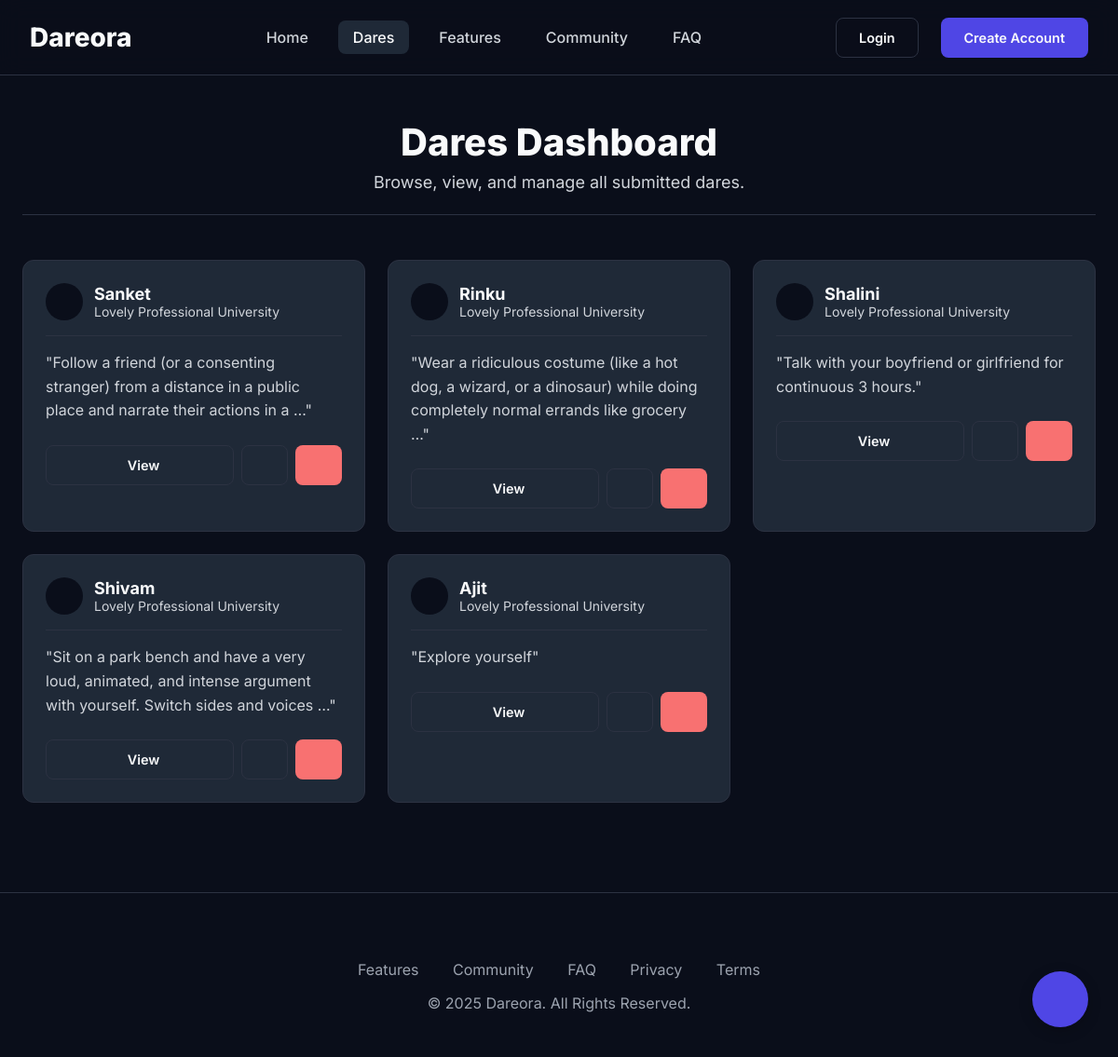
Before: /dares/ with the older database file.
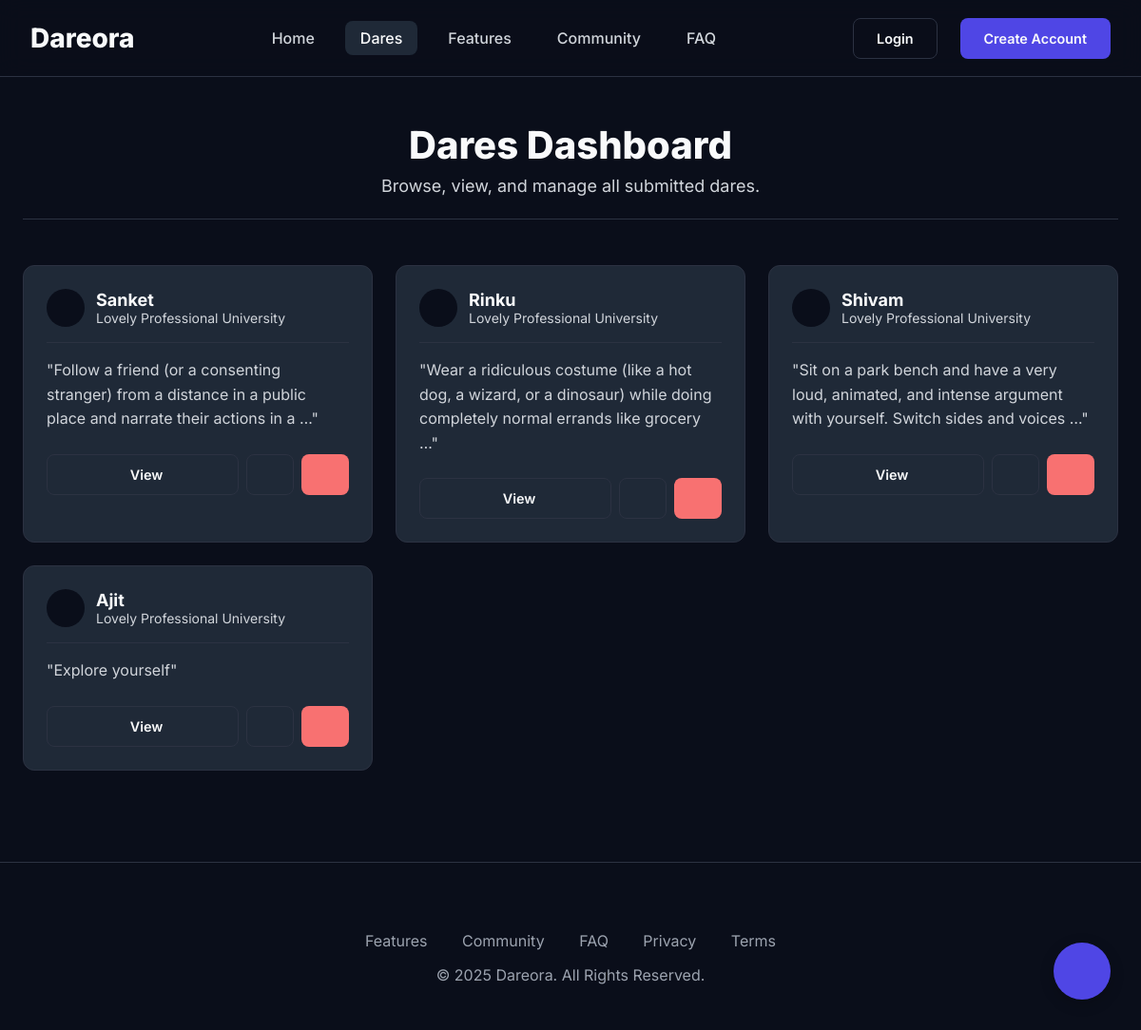
After: the same page with the newer database file.
### dares/models.py (models this page shows, shortened)
class Dare(models.Model):
    STATUS_CHOICES = [
        ('pending', 'Pending Review'),
        ('approved', 'Approved'),
        ('rejected', 'Rejected'),
        ('featured', 'Featured'),
    ]
    phone_regex = RegexValidator(
        regex=r'^\+?1?\d{9,15}$',
        message="Phone number must be entered in the format: '+999999999'. Up to 15 digits allowed."
    )
    id = models.UUIDField(primary_key=True, default=uuid.uuid4, editable=False)
    title = models.CharField(max_length=200, help_text="Give your dare a catchy title")
    slug = models.SlugField(unique=True, blank=True)
    name = models.CharField(max_length=100, help_text="Your full name")
    email = models.EmailField(help_text="Your email address")
    phone_number = models.CharField(
        validators=[phone_regex],
        max_length=17,
        help_text="Your phone number for verification"
    )
    college = models.CharField(max_length=200, help_text="Your college/university name")
    dare_text = models.TextField(help_text="Describe the dare in detail")
    category = models.ForeignKey(
        Category,
        on_delete=models.CASCADE,
        related_name='dares',
        help_text="Select the appropriate category"
    )
    difficulty = models.ForeignKey(
        DifficultyLevel,
        on_delete=models.CASCADE,
        related_name='dares',
        help_text="How difficult is this dare?"
    )
    estimated_time = models.PositiveIntegerField(
        help_text="Estimated time to complete (in minutes)",
        null=True,
        blank=True
    )
    required_items = models.TextField(
        blank=True,
        help_text="List any items/materials needed (optional)"
    )
    safety_notes = models.TextField(
        blank=True,
        help_text="Any safety precautions or warnings (optional)"
    )
    status = models.CharField(max_length=20, choices=STATUS_CHOICES, default='pending')
    is_approved = models.BooleanField(default=False)
    is_featured = models.BooleanField(default=False)
    rejection_reason = models.TextField(blank=True)
    views_count = models.PositiveIntegerField(default=0)
    likes_count = models.PositiveIntegerField(default=0)
    completions_count = models.PositiveIntegerField(default=0)
    created_at = models.DateTimeField(auto_now_add=True)
    updated_at = models.DateTimeField(auto_now=True)
    approved_at = models.DateTimeField(null=True, blank=True)
    class Meta:
        ordering = ['-created_at']
        indexes = [
            models.Index(fields=['status', 'is_approved']),
            models.Index(fields=['category', 'difficulty']),
            models.Index(fields=['-created_at']),
        ]

### dares/views.py (the view)
# urls.py: path('dares/', DareListView.as_view(), name='dare_list'),
class DareListView(ListView):
    model = Dare
    template_name = 'dare_list.html'
    context_object_name = 'dares'
    paginate_by = 12
    def get_queryset(self):
        queryset = Dare.objects.filter(is_approved=True).select_related(
            'category', 'difficulty'
        )
        self.search_form = DareSearchForm(self.request.GET)
        if self.search_form.is_valid():
            search_query = self.search_form.cleaned_data.get('search')
            if search_query:
                queryset = queryset.filter(
                    Q(title__icontains=search_query) |
                    Q(dare_text__icontains=search_query)
                )
            category = self.search_form.cleaned_data.get('category')
            if category:
                queryset = queryset.filter(category=category)
            difficulty = self.search_form.cleaned_data.get('difficulty')
            if difficulty:
                queryset = queryset.filter(difficulty=difficulty)
            featured_only = self.search_form.cleaned_data.get('featured_only')
            if featured_only:
                queryset = queryset.filter(is_featured=True)
            sort_by = self.search_form.cleaned_data.get('sort_by')
            if sort_by == 'oldest':
                queryset = queryset.order_by('created_at')
            elif sort_by == 'most_viewed':
                queryset = queryset.order_by('-views_count', '-created_at')
            elif sort_by == 'most_liked':
                queryset = queryset.order_by('-likes_count', '-created_at')
            elif sort_by == 'title':
                queryset = queryset.order_by('title')
            else:
                queryset = queryset.order_by('-created_at')
        return queryset
    def get_context_data(self, **kwargs):
        context = super().get_context_data(**kwargs)
        if not hasattr(self, 'search_form'):
            self.search_form = DareSearchForm()
        context['search_form'] = self.search_form
        context['categories'] = Category.objects.filter(is_active=True).annotate(
            dare_count=Count('dares', filter=Q(dares__is_approved=True))
        )
        context['difficulties'] = DifficultyLevel.objects.annotate(
            dare_count=Count('dares', filter=Q(dares__is_approved=True))
        )
        return context

### templates/dare_list.html (shortened to what this page needs)
{% extends 'base.html' %}
{% block content %}
<div class="page-header">
    <h2>Dares Dashboard</h2>
    <p>Browse, view, and manage all submitted dares.</p>
</div>
<div class="dare-grid">
    {% for dare in dares %}
    <div class="dare-card">
        <div class="dare-card-header">
            <div class="icon"></div>
            <div class="info">
                <h3>{{ dare.name }}</h3>
                <p>{{ dare.college }}</p>
            </div>
        </div>
        <div class="dare-card-body">
            <p>"{{ dare.dare_text|truncatewords:20 }}"</p>
        </div>
        <div class="dare-card-actions">
            <a href="{% url 'dares:dare_detail' dare.slug %}" class="btn btn-secondary" style="flex-grow: 1;"> View</a>
            <a href="{% url 'dares:dare_edit' dare.slug %}" class="btn btn-secondary"></a>
            <a href="{% url 'dares:dare_delete' dare.slug %}" class="btn btn-danger"></a>
        </div>
    </div>
    {% endfor %}
</div>
{% endblock %}

Changed rows visible on the page:
removed Dare: name "Shalini", college "Lovely Professional University", dare_text "Talk with your boyfriend or girlfriend for continuous 3 hours."
